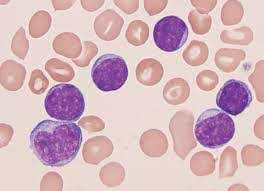
#> input picture sc_2020_challenge_1/dataset/train/img-1.jpg, 264 x 191 px; its folder holds only this picture in this run
$ python -i process_count_wbc_rbc.py   (imports and definitions only)   (older library calls are emulated)
#> lines starting #> are read from the running program, lines starting #| are printed output that depends on the picture; after the words box and inside, x2 and y2 are one past the last pixel; in counts of white or black regions, pixels touching at a corner belong together
# import libraries here
import numpy as np
import cv2
import matplotlib
import matplotlib.pyplot as plt


def count_blood_cells(image_path):
    """
    Procedura prima putanju do fotografije i vraca broj crvenih krvnih zrnaca, belih krvnih zrnaca i
    informaciju da li pacijent ima leukemiju ili ne, na osnovu odnosa broja krvnih zrnaca

    Ova procedura se poziva automatski iz main procedure i taj deo kod nije potrebno menjati niti implementirati.

    :param image_path: <String> Putanja do ulazne fotografije.
    :return: <int>  Broj prebrojanih crvenih krvnih zrnaca,
             <int> broj prebrojanih belih krvnih zrnaca,
             <bool> da li pacijent ima leukemniju (True ili False)
    """
#> called with image_path = '../dataset/train/img-1.jpg'
    red_blood_cell_count = 0
    white_blood_cell_count = 0
    has_leukemia = None

    # TODO - Prebrojati crvena i bela krvna zrnca i vratiti njihov broj kao povratnu vrednost ove procedure

    # TODO - Odrediti da li na osnovu broja krvnih zrnaca pacijent ima leukemiju i vratiti True/False kao povratnu vrednost ove procedure


    # WHITE COLOR - OBJECT OF INTEREST
    # BLACK - BACKGROUND

    # erode - slim white
    # dilate - expand white

    # my code
    red_blood_cells = []
    white_blood_cells = []
    img = cv2.imread(image_path)
#> img is the input picture: shape (191, 264, 3); mean B, G, R 189, 183.6, 214
    img = cv2.cvtColor(img, cv2.COLOR_BGR2RGB)

    img = cv2.cvtColor(img, cv2.COLOR_RGB2GRAY)
#> img: shape (191, 264)
    img_gray = img
    plt.imshow(img, 'gray')
    # plt.show()

    # smooth filter
    img_gray = cv2.medianBlur(img_gray, 5)
    plt.imshow(img_gray, 'gray')
    # plt.show()

###############################
    # image_bin = cv2.adaptiveThreshold(img, 255, cv2.ADAPTIVE_THRESH_MEAN_C, cv2.THRESH_BINARY, 15, 5) #cv2.adaptiveThreshold(img, 255, cv2.ADAPTIVE_THRESH_GAUSSIAN_C, cv2.THRESH_BINARY, 35, 10)
    #
    # # plt.imshow(image_bin, 'gray')
    # # plt.show()
    #
    # kernel = cv2.getStructuringElement(cv2.MORPH_ELLIPSE, (3, 3))
    # img_delated = cv2.dilate(image_bin, kernel, iterations=1)
    # img_closed = cv2.erode(img_delated, kernel, iterations=3)
    #
    # # plt.imshow(img_closed, 'gray')
    # # plt.show()
###############################################
    # sharpening
    # kernel = np.array([[-1, -1, -1], [-1, 9, -1], [-1, -1, -1]])
    # img_gray = cv2.filter2D(img_gray, -1, kernel)
    # plt.imshow(img_gray, 'gray')
    # plt.show()

    # try deleting red blood cells
    img = cv2.imread(image_path)


    # image edges
    kernel = cv2.getStructuringElement(cv2.MORPH_ELLIPSE, (3, 3))
    image_edges = cv2.dilate(img_gray, kernel, iterations=1) - cv2.erode(img_gray, kernel, iterations=1)
    plt.imshow(image_edges, 'gray')
    # [19 lines of commented-out code are left out]
    ret, image_sharpened_bin = cv2.threshold(image_edges, 0, 255, cv2.THRESH_OTSU)
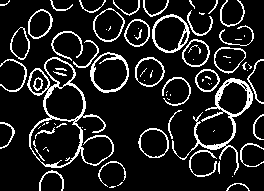
#> image_sharpened_bin: shape (191, 264); 13% white in thin lines or dots
#> ret = 23
    plt.imshow(image_sharpened_bin, 'gray')
    # plt.show()

    # delete noise
    kernel = cv2.getStructuringElement(cv2.MORPH_ELLIPSE, (1, 1))
    img_ero = cv2.erode(image_sharpened_bin, kernel, iterations=2)
    img_open = cv2.dilate(image_sharpened_bin, kernel, iterations=3)
    plt.imshow(img_open, 'gray')
    # plt.show()


    # circle detection
    circles = cv2.HoughCircles(img_open, cv2.HOUGH_GRADIENT, 1.42, 200, param1=50, param2=28, minRadius=5, maxRadius=20)
#> circles = [[169.7, 33.37, 16.08]]


    # contrast tweak
    # img = cv2.imread(image_path)
    # plt.imshow(img)
    # plt.show()
    #
    # #blur
    # img = cv2.medianBlur(img, 5)
    # plt.imshow(img)
    # plt.show()
    #
    # #binary
    # # ret, image_sharpened_bin = cv2.threshold(image_edges, 0, 255, cv2.THRESH_OTSU)
    # # plt.imshow(image_sharpened_bin, 'gray')
    #
    # # -----Converting image to LAB Color model-----------------------------------
    # lab = cv2.cvtColor(img, cv2.COLOR_BGR2LAB)
    # cv2.imshow("lab", lab)
    #
    # # -----Splitting the LAB image to different channels-------------------------
    # l, a, b = cv2.split(lab)
    # cv2.imshow('l_channel', l)
    # cv2.imshow('a_channel', a)
    # cv2.imshow('b_channel', b)
    #
    # # -----Applying CLAHE to L-channel-------------------------------------------
    # clahe = cv2.createCLAHE(clipLimit=100.0, tileGridSize=(1, 1))
    # cl = clahe.apply(l)
    # cv2.imshow('CLAHE output', cl)
    #
    # # -----Merge the CLAHE enhanced L-channel with the a and b channel-----------
    # limg = cv2.merge((cl, a, b))
    # cv2.imshow('limg', limg)
    #
    # # -----Converting image from LAB Color model to RGB model--------------------
    # final = cv2.cvtColor(limg, cv2.COLOR_LAB2BGR)
    # plt.imshow(final)
    # plt.show()
    #
    # # binary
    # final = cv2.cvtColor(final, cv2.COLOR_RGB2GRAY)
    # image_bin = cv2.adaptiveThreshold(final, 255, cv2.OPTFLOW_FARNEBACK_GAUSSIAN, cv2.THRESH_BINARY, 15, 5)
    # plt.imshow(image_bin)
    # plt.show()


#todo CANNY
    img = cv2.imread(image_path)
    plt.imshow(img)
    #plt.show()
    original = img


    img = cv2.cvtColor(img, cv2.COLOR_RGB2GRAY)
    plt.imshow(img, 'gray')
    # [5 lines of commented-out code are left out]


    img = cv2.GaussianBlur(img,(9,9),0)

    #sharpening
    kernel = np.array([[-1, -1, -1], [-1, 9, -1], [-1, -1, -1]])
    img = cv2.filter2D(img, -1, kernel)


    edges = cv2.Canny(img,50,50)
#> edges: shape (191, 264); 14.9% white in thin lines or dots
    plt.imshow(edges, 'gray')
    #plt.show()

    kernel = cv2.getStructuringElement(cv2.MORPH_ELLIPSE, (3, 3))
    img_ero = cv2.dilate(edges, kernel, iterations=1)
#> img_ero: shape (191, 264); 40.2% white; 75 white regions (55 under 20 px), largest, box (x1, y1, x2, y2) and area: (24, 31, 165, 171) 7056, (167, 0, 264, 181) 5039, (122, 0, 220, 92) 3038
    img_open = cv2.erode(img_ero, kernel, iterations=1)
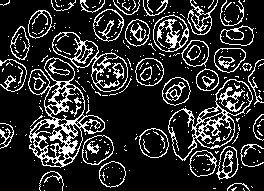
#> img_open: shape (191, 264); 17.8% white in thin lines or dots
    plt.imshow(img_open, 'gray')
    #plt.show()

    # circles = cv2.HoughCircles(edges,cv2.HOUGH_GRADIENT,dp=1,minDist=50,param1=18,param2=8,minRadius=0,maxRadius=0)
    #
    #
    #
    # for i in circles[0, :]:
    #     #	draw	the	outer	circle
    #     cv2.circle(original, (i[0], i[1]), i[2], (0, 255, 0), 6)
    #     #	draw	the	center	of	the	circle
    #     cv2.circle(original, (i[0], i[1]), 2, (0, 0, 255), 3)
    #
    #
    #
    # plt.imshow(original)
    # plt.show()

    inverted_binary = cv2.bitwise_not(edges)
#> inverted_binary: shape (191, 264); 85.1% white; black in thin lines or dots
    plt.imshow(inverted_binary, 'gray')
    #plt.show()

    (_, contours, _) = cv2.findContours(inverted_binary, cv2.RETR_EXTERNAL, cv2.CHAIN_APPROX_SIMPLE)
#> contours = 2 contours, 1 with area under 20; largest, box (x1, y1, x2, y2) and area: (0, 0, 264, 191) 49564
    a = len(contours)
#> a = 2

    img, contours, hierarchy = cv2.findContours(inverted_binary, cv2.RETR_LIST, cv2.CHAIN_APPROX_SIMPLE)
#> contours = 1489 contours, 1310 with area under 20; largest, box (x1, y1, x2, y2) and area: (0, 0, 264, 191) 49564, (93, 8, 125, 32) 112, (172, 141, 198, 162) 94, (29, 9, 53, 25) 75, (215, 78, 238, 102) 74
    b = len(contours)
#> b = 1489

    circle_countours = []
    for contour in contours:  # za svaku konturu
        center, size, angle = cv2.minAreaRect(contour)  # pronadji pravougaonik minimalne povrsine koji ce obuhvatiti celu konturu
        width, height = size
        answer = cv2.isContourConvex(contour)
        # if width > 30 and width < 80 and height > 30 and height < 80:  # uslov da kontura pripada bar-kodu
        #     circle_countours.append(contour)  # ova kontura pripada bar-kodu
        if cv2.isContourConvex(contour):
            circle_countours.append(contour)
#> this loop made 1489 passes
#> (angle, width, height, answer) on passes 61 to 63: (-45, 1.41, 1.41, True), (-45, 1.41, 1.41, True), (-45, 1.41, 1.41, True)
#> after the loop, circle_countours = 1111 contours, 1103 with area under 20; largest, box (x1, y1, x2, y2) and area: (219, 47, 242, 50) 42, (228, 43, 242, 46) 24, (126, 66, 129, 79) 22, (152, 28, 155, 41) 22, (194, 125, 197, 137) 20, (233, 122, 236, 134) 20, (83, 99, 86, 111) 20, (242, 6, 245, 18) 20

    img = cv2.imread(image_path)
    cv2.drawContours(img, circle_countours, -1, (255, 0, 0), 1)
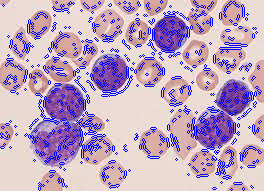
#> img: shape (191, 264, 3); 11.72% of pixels changed, all inside (x1, y1, x2, y2) = (0, 0, 264, 191)
    plt.imshow(img)
    #plt.show()


    # todo kmeans

    img = cv2.imread(image_path)
    img = cv2.cvtColor(img, cv2.COLOR_BGR2RGB)
    plt.imshow(img)
    plt.show()
    img = cv2.cvtColor(img, cv2.COLOR_RGB2GRAY)
    img = cv2.medianBlur(img, 5)

    plt.imshow(img, 'gray')
    plt.show()

    Z = img.reshape((-1, 3))
    # convert to np.float32
    Z = np.float32(Z)
    # define criteria, number of clusters(K) and apply kmeans()
    criteria = (cv2.TERM_CRITERIA_EPS + cv2.TERM_CRITERIA_MAX_ITER, 10, 1.0)
    K = 3
    ret, label, center = cv2.kmeans(Z, K, None, criteria, 10, cv2.KMEANS_RANDOM_CENTERS)
#> ret = 5719871.4; label = 16808 values, max 2 at index 1464, min 0 at index 0, mean 0.788; center = [[181.1, 180.2, 181.5], [220.7, 221.6, 220.6], [108, 106.7, 107.9]]
    # Now convert back into uint8, and make original image
    center = np.uint8(center)
#> center = [[181, 180, 181], [220, 221, 220], [108, 106, 107]]
    res = center[label.flatten()]
    res2 = res.reshape((img.shape))
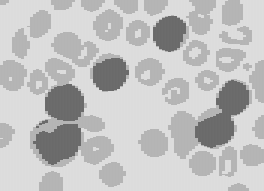
#> res2: shape (191, 264); min 106, max 221, mean 193.1
    plt.imshow(res2, 'gray')
    plt.show()


    # ret, res2 = cv2.threshold(res2, 0, 255, cv2.THRESH_OTSU)
    # # res2 = cv2.adaptiveThreshold(res2, 255, cv2.ADAPTIVE_THRESH_GAUSSIAN_C, cv2.THRESH_BINARY, 15, 5)
    # plt.imshow(res2, 'gray')
    # plt.show()


    #globalni threshold
    hist_full = cv2.calcHist([res2], [0], None, [255], [0, 255])
#> hist_full = 255 values, max 18200 at index 220, min 0 at index 0, mean 197.7

    max_hist = max(hist_full)
#> max_hist = [18200]
    index = 0
    for array in hist_full:
        if max(array) == max_hist:
            break
        index = index + 1
#> after the loop, index = 220

    ret, global_thres = cv2.threshold(res2, 160, 255, cv2.THRESH_BINARY)
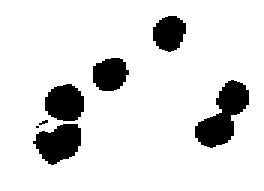
#> global_thres: shape (191, 264); 87.7% white; 7 black regions (1 under 20 px)
    plt.imshow(global_thres, 'gray')
    plt.show()


    # todo find contours on black mask - red cells
    img, contours_red, hierarchy = cv2.findContours(global_thres, cv2.RETR_LIST, cv2.CHAIN_APPROX_SIMPLE)
#> contours_red = 8 contours, 1 with area under 20; largest, box (x1, y1, x2, y2) and area: (0, 0, 264, 191) 49970, (194, 79, 250, 149) 1977, (32, 123, 82, 166) 1422, (44, 83, 85, 122) 1215, (92, 57, 130, 92) 990, (152, 15, 187, 53) 959, (38, 119, 49, 126) 35
    red_cells = len(contours_red)
#> red_cells = 8

    circle_countours = []
    for contour in contours_red:
        center, size, angle = cv2.minAreaRect(contour)
        width, height = size
        if width > 30 and width < 300 and height > 30 and height < 300:
            circle_countours.append(contour)
#> this loop made 8 passes
#> (center, angle, width, height) on passes 1 to 7: ((37, 126.5), -90, 3, 4), ((59.2, 143.6), -18.43, 51.23, 36.68), ((43, 122), -18.43, 10.75, 4.43), ((64, 102), -90, 38, 40), ((224.3, 115.4), -55.56, 75.19, 38.08), ((110.5, 74), -90, 34, 37), ((169, 33.5), -90, 37, 34)
#> after the loop, circle_countours = 6 contours; box (x1, y1, x2, y2) and area: (0, 0, 264, 191) 49970, (194, 79, 250, 149) 1977, (32, 123, 82, 166) 1422, (44, 83, 85, 122) 1215, (92, 57, 130, 92) 990, (152, 15, 187, 53) 959


    img = cv2.imread(image_path)
    cv2.drawContours(img, circle_countours, -1, (255, 0, 0), 1)
    plt.imshow(img)
    plt.show()


    # todo  count white cells
    # global_thres = res2 > index - 4
    # plt.imshow(global_thres, 'gray')
    # plt.show()
    mask = cv2.inRange(res2, index - 5, index + 5)
#> mask: shape (191, 264); 54.1% white; 33 black regions, largest, box (x1, y1, x2, y2) and area: (27, 58, 114, 167) 5253, (168, 79, 252, 159) 3297, (153, 0, 216, 52) 1743
    mask = cv2.copyMakeBorder(mask, 10, 10, 10, 10, cv2.BORDER_CONSTANT, value=(255,255,255))
#> mask: shape (211, 284); 61.4% white; 33 black regions
    plt.imshow(mask, 'gray')
    plt.show()
    img, countours_white, hierarchy = cv2.findContours(mask, cv2.RETR_TREE, cv2.CHAIN_APPROX_SIMPLE)
#> countours_white = 49 contours, 5 with area under 20; largest, box (x1, y1, x2, y2) and area: (0, 0, 284, 211) 59430, (36, 67, 125, 178) 5616, (177, 88, 263, 170) 3454, (99, 62, 140, 103) 1226, (162, 24, 200, 63) 1112

    circle_countours_white = []
    # [5 lines of commented-out code are left out]
    for i in range(1, len(countours_white)): # range 1 because root contour is excluded
        # if hierarchy[0,i,3] == -1:
        circle_countours_white.append(countours_white[i])
#> this loop made 48 passes
#> after the loop, circle_countours_white = 48 contours, 5 with area under 20; largest, box (x1, y1, x2, y2) and area: (36, 67, 125, 178) 5616, (177, 88, 263, 170) 3454, (99, 62, 140, 103) 1226, (162, 24, 200, 63) 1112, (60, 41, 110, 78) 1075

    # [6 lines of commented-out code are left out]


    img = cv2.imread(image_path)
    mask = cv2.cvtColor(mask, cv2.COLOR_GRAY2RGB)
#> mask: shape (211, 284, 3); 61.4% white; 33 black regions, largest, box (x1, y1, x2, y2) and area: (37, 68, 124, 177) 5253, (178, 89, 262, 169) 3297, (163, 10, 226, 62) 1743
    cv2.drawContours(mask, circle_countours_white, -1, (255, 0, 0), 1)
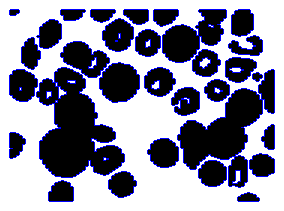
#> mask: shape (211, 284, 3); mean B, G, R 156.6, 139.2, 139.2
    plt.imshow(mask)
    plt.show()


    hist_full = cv2.calcHist([res2], [0], None, [255], [0, 255])
    #plt.imshow(hist_full)
    #plt.show()


    # try masking
    mask = np.zeros(res2.shape[:2], np.uint8)
    # a = len(res2)
    # row = res2[0]
    # columns = len(row)
    max_hist = max(hist_full)
    index = 0
    for array in hist_full:
        if max(array) == max_hist:
            break
        index = index + 1
#> after the loop, index = 220

    #plt.imshow(res2, 'gray')
    #plt.show()

    row_index = 0
    column_index = 0
    for row in res2:
        column_index = 0
        for column in row:
            if column == index-1 or column == index or column == index + 1:
                mask[row_index][column_index] = 1
            column_index = column_index + 1
        row_index = row_index + 1
#> this loop made 191 passes

    # res2[mask == 255] = 0
    plt.imshow(mask, 'gray')
    #plt.show()

    fully = cv2.bitwise_and(res2, res2, mask=mask)
    plt.imshow(fully)
    #plt.show()

    # res2 = cv2.cvtColor(res2, cv2.COLOR_BGR2GRAY)


    mask = cv2.inRange(res2, index-5, index+5)
    plt.imshow(mask, 'gray')
    #plt.show()


    fully = cv2.bitwise_and(res2, mask, mask=mask)
    plt.imshow(fully, 'gray')
    # [4 lines of commented-out code are left out]

    edges = cv2.Canny(res2, 50, 50)
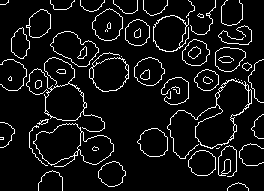
#> edges: shape (191, 264); 7.5% white in thin lines or dots
    plt.imshow(edges, 'gray')
    #plt.show()

    inverted_binary = cv2.bitwise_not(edges)
#> inverted_binary: shape (191, 264); 92.5% white; black in thin lines or dots
    # plt.imshow(inverted_binary, 'gray')
    # plt.show()

    kernel = np.array([[-1, -1, -1], [-1, 9, -1], [-1, -1, -1]])
    inverted_binary = cv2.filter2D(inverted_binary, -1, kernel)
    plt.imshow(inverted_binary, 'gray')
    # [15 lines of commented-out code are left out]

    return len(circle_countours), len(circle_countours_white) - len(circle_countours), False

>>> result = count_blood_cells('../dataset/train/img-1.jpg')

$ run again, on sc_2020_challenge_1/dataset/train/img-2.jpg
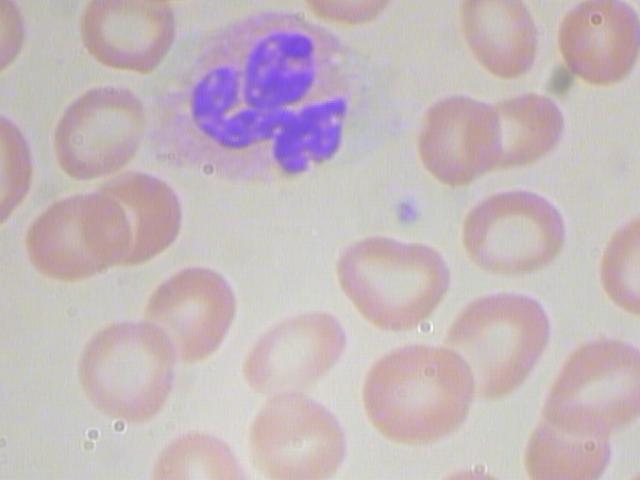
#> input picture sc_2020_challenge_1/dataset/train/img-2.jpg, 640 x 480 px
#> in count_blood_cells, img is the input picture: shape (480, 640, 3); mean B, G, R 188.4, 183.7, 197.1
#> image_sharpened_bin: shape (480, 640); 12.4% white; 457 white regions (371 under 20 px), largest, box (x1, y1, x2, y2) and area: (183, 22, 353, 182) 7411, (415, 0, 640, 190) 3729, (24, 169, 184, 284) 2194
#> in count_blood_cells, `ret, image_sharpened_bin = cv2.threshold(image_edges, 0, 255, cv2.THRE..`: ret = 4
#> circles = [[240.7, 125.7, 17.64], [256.3, 368.5, 16.08]]
#> img_ero: shape (480, 640); 9.2% white; 457 white regions (331 under 20 px), largest, box (x1, y1, x2, y2) and area: (187, 65, 350, 181) 2680, (335, 234, 453, 336) 1537, (441, 289, 553, 398) 1104
#> img_open: shape (480, 640); 4.1% white in thin lines or dots
#> in count_blood_cells, `(_, contours, _) = cv2.findContours(inverted_binary, cv2.RETR_EXTERNAL..`: contours = 1 contour; box (x1, y1, x2, y2) and area: (0, 0, 640, 480) 305966
#> a = 1
#> in count_blood_cells, `img, contours, hierarchy = cv2.findContours(inverted_binary, cv2.RETR_..`: contours = 3229 contours, 3108 with area under 20; largest, box (x1, y1, x2, y2) and area: (0, 0, 640, 480) 305966, (192, 72, 207, 94) 62, (192, 120, 211, 137) 56, (165, 181, 179, 201) 53, (227, 108, 246, 123) 52
#> b = 3229
#> the loop in count_blood_cells, `for contour in contours:` made 3229 passes
#> (angle, width, height, answer) on passes 62, 63, 65: (-45, 1.41, 1.41, True), (-45, 1.41, 1.41, True), (-45, 1.41, 1.41, True)
#> after the loop in count_blood_cells, `for contour in contours:`: circle_countours = 2727 contours, 2725 with area under 20; largest, box (x1, y1, x2, y2) and area: (192, 267, 208, 270) 28, (523, 454, 526, 466) 20
#> in count_blood_cells, `ret, label, center = cv2.kmeans(Z, K, None, criteria, 10, cv2.KMEANS_R..`: ret = 15453160.8; center = [[174.4, 174.3, 174.4], [199.1, 199.1, 199.1], [129, 128.9, 129]]
#> in count_blood_cells, `center = np.uint8(center)`: center = [[174, 174, 174], [199, 199, 199], [128, 128, 129]]
#> hist_full = 255 values, max 193863 at index 199, min 0 at index 0, mean 1204.7
#> max_hist = [193863]
#> after the loop in count_blood_cells, `for array in hist_full:`: index = 199
#> global_thres: shape (480, 640); 96.1% white; 4 black regions (3 under 20 px)
#> contours_red = 9 contours, 6 with area under 20; largest, box (x1, y1, x2, y2) and area: (0, 0, 640, 480) 306081, (190, 32, 347, 173) 12340, (291, 63, 302, 70) 38
#> red_cells = 9
#> the loop in count_blood_cells, `for contour in contours_red:` made 9 passes
#> (center, angle, width, height) on passes 1 to 8: ((276.8, 130.8), -45, 4.24, 3.54), ((565, 81), -45, 5.66, 2.83), ((213, 80.5), -45, 6.36, 3.54), ((574, 67.5), -45, 4.95, 4.95), ((296, 66.5), -63.43, 6.26, 9.39), ((271.5, 46), -45, 6.36, 3.54), ((269.6, 111.2), -27.68, 142.1, 136.3), ((596, 17), -45, 2.83, 2.83)
#> after the loop in count_blood_cells, `for contour in contours_red:`: circle_countours = 1 contour; box (x1, y1, x2, y2) and area: (190, 32, 347, 173) 12340
#> countours_white = 103 contours, 63 with area under 20; largest, box (x1, y1, x2, y2) and area: (0, 0, 660, 500) 328841, (156, 19, 382, 190) 27044, (33, 95, 194, 292) 19242, (535, 348, 651, 491) 11112, (427, 102, 576, 199) 10037
#> the loop in count_blood_cells, `for i in range(1, len(countours_white)):` made 102 passes
#> after the loop in count_blood_cells, `for i in range(1, len(countours_white)):`: circle_countours_white = 102 contours, 63 with area under 20; largest, box (x1, y1, x2, y2) and area: (156, 19, 382, 190) 27044, (33, 95, 194, 292) 19242, (535, 348, 651, 491) 11112, (427, 102, 576, 199) 10037, (374, 356, 485, 450) 8014
#> in count_blood_cells, `cv2.drawContours(mask, circle_countours_white, -1, (255, 0, 0), 1)`:
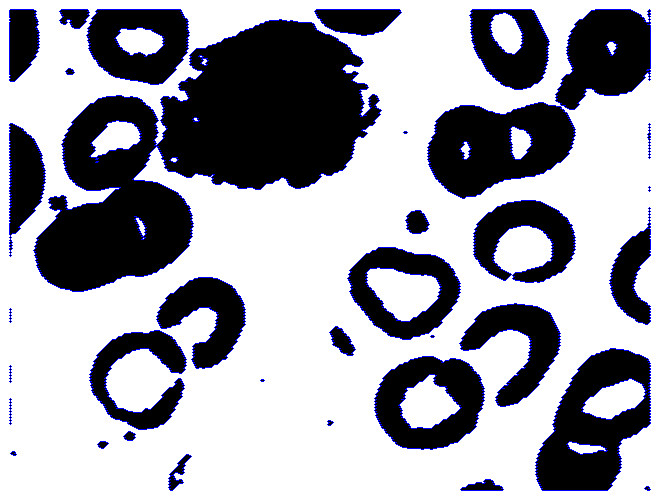
#> mask: shape (500, 660, 3); mean B, G, R 167.4, 160.4, 160.4
#> fully: shape (480, 640); values 0 (black) and 199 (white), 63.1% white; 87 black regions (61 under 20 px), largest, box (x1, y1, x2, y2) and area: (147, 10, 371, 179) 26493, (24, 86, 183, 281) 17496, (418, 93, 565, 188) 9132
#> in count_blood_cells, `edges = cv2.Canny(res2, 50, 50)`:
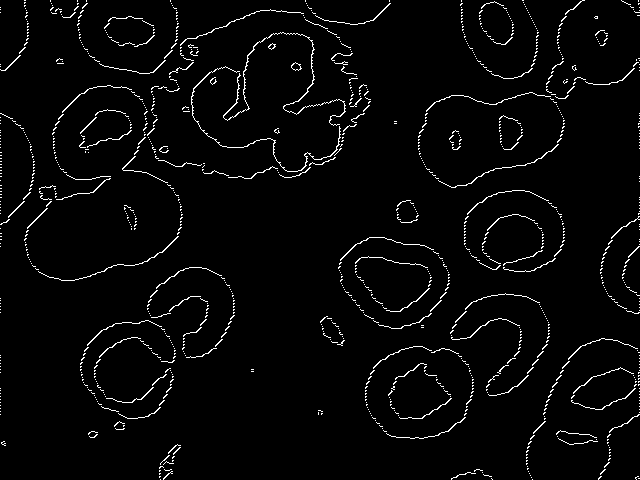
#> edges: shape (480, 640); 3% white in thin lines or dots
